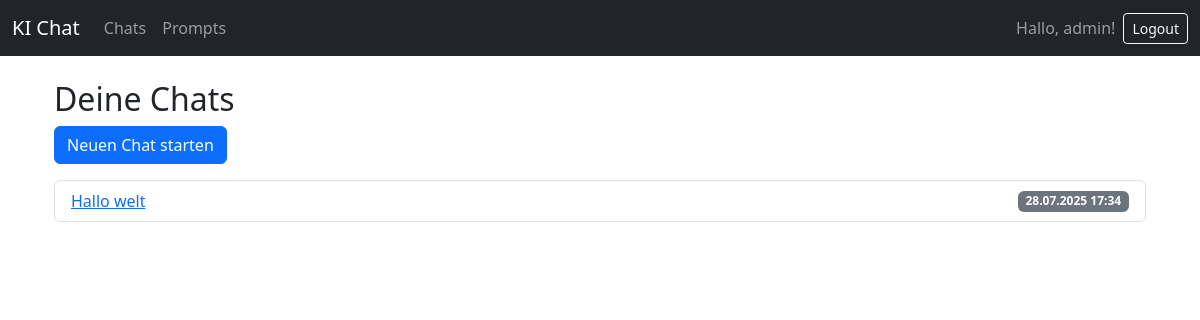
Page /chats/ (signed in) on the earlier database version.
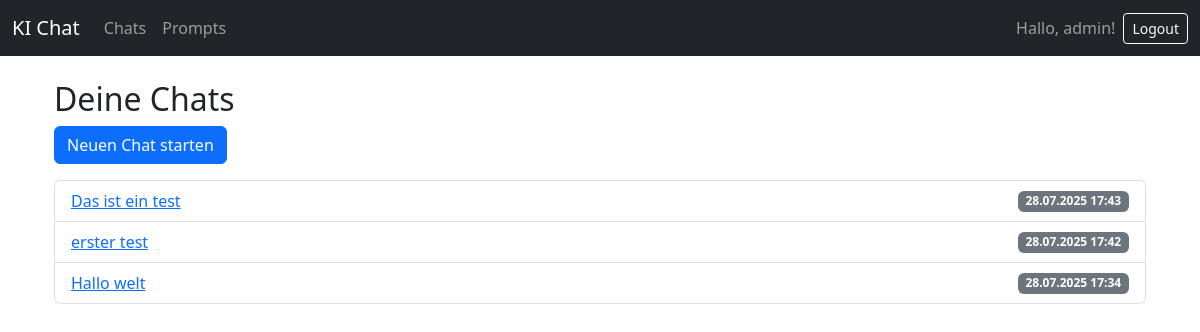
Same page on the later database version.
### DjangoProject/models.py (models this page shows, shortened)
class Chat(models.Model):
    user = models.ForeignKey(User, on_delete=models.CASCADE, related_name='chats')
    title = models.CharField(max_length=200)
    created_at = models.DateTimeField(auto_now_add=True)

### DjangoProject/views.py (the view)
# urls.py: path('chats/', views.chat_list, name='chat_list'),
@login_required
def chat_list(request):
    chats = Chat.objects.filter(user=request.user).order_by('-created_at')
    return render(request, 'chat_list.html', {'chats': chats})

### templates/chat_list.html
{% extends 'index.html' %}
{% block content %}
<div class="container mt-4">
    <h2>Deine Chats</h2>
    <a href="{% url 'create_chat' %}" class="btn btn-primary mb-3">Neuen Chat starten</a>
    <ul class="list-group">
        {% for chat in chats %}
        <li class="list-group-item d-flex justify-content-between align-items-center">
            <a href="{% url 'chat_detail' chat.id %}">{{ chat.title }}</a>
            <span class="badge bg-secondary">{{ chat.created_at|date:"d.m.Y H:i" }}</span>
        </li>
        {% empty %}
        <li class="list-group-item">Noch keine Chats vorhanden.</li>
        {% endfor %}
    </ul>
</div>
{% endblock %}

### templates/index.html (shortened to what this page needs)
<!DOCTYPE html>
<html lang="de">
<head>
    <link href="https://cdn.jsdelivr.net/npm/bootstrap@5.3.0/dist/css/bootstrap.min.css" rel="stylesheet">
</head>
<body>
<nav class="navbar navbar-expand-lg navbar-dark bg-dark mb-4">
    <div class="container-fluid">
        <a class="navbar-brand" href="/">KI Chat</a>
        <div class="collapse navbar-collapse">
            <ul class="navbar-nav me-auto mb-2 mb-lg-0">
                <li class="nav-item"><a class="nav-link" href="/chats/">Chats</a></li>
                <li class="nav-item"><a class="nav-link" href="/prompts/">Prompts</a></li>
            </ul>
            {% if user.is_authenticated %}
                <span class="navbar-text me-2">Hallo, {{ user.username }}!</span>
                <form method="post" action="{% url 'logout' %}" style="display:inline;">
                    <button type="submit" class="btn btn-outline-light btn-sm">Logout</button>
                </form>
            {% else %}
                <a class="btn btn-outline-light btn-sm" href="/accounts/login/">Login</a>
            {% endif %}
        </div>
    </div>
</nav>
<div class="container">
    {% block content %}{% endblock %}
</div>
</body>
</html>

Differences in the rows shown:
added Chat: title "Das ist ein test", created_at "28.07.2025 17:43"
added Chat: title "erster test", created_at "28.07.2025 17:42"
